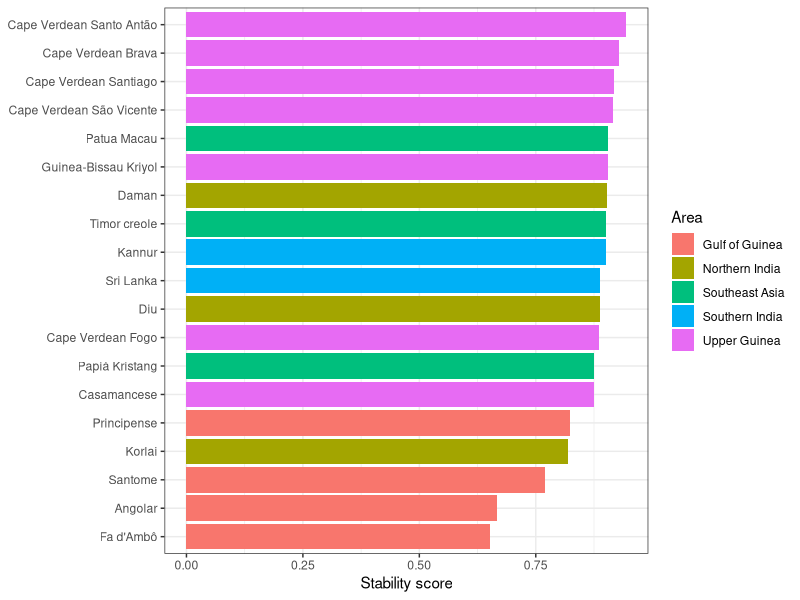
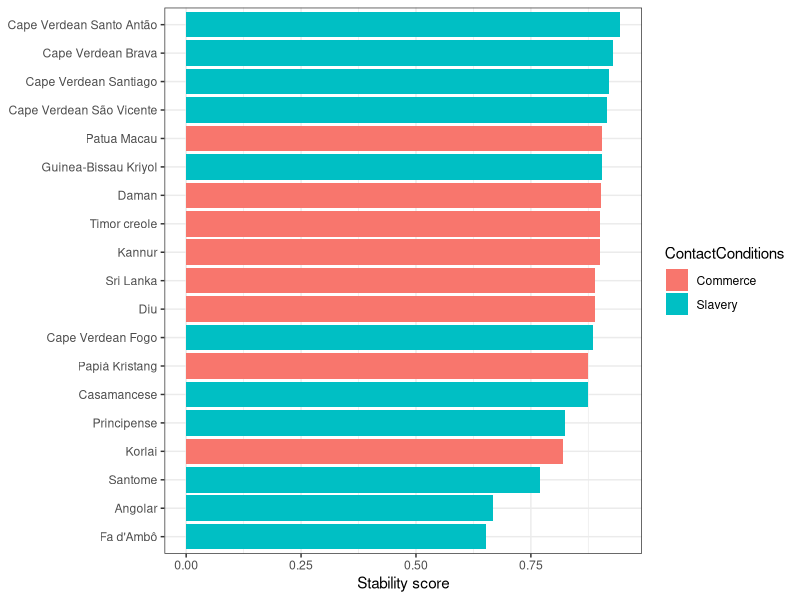
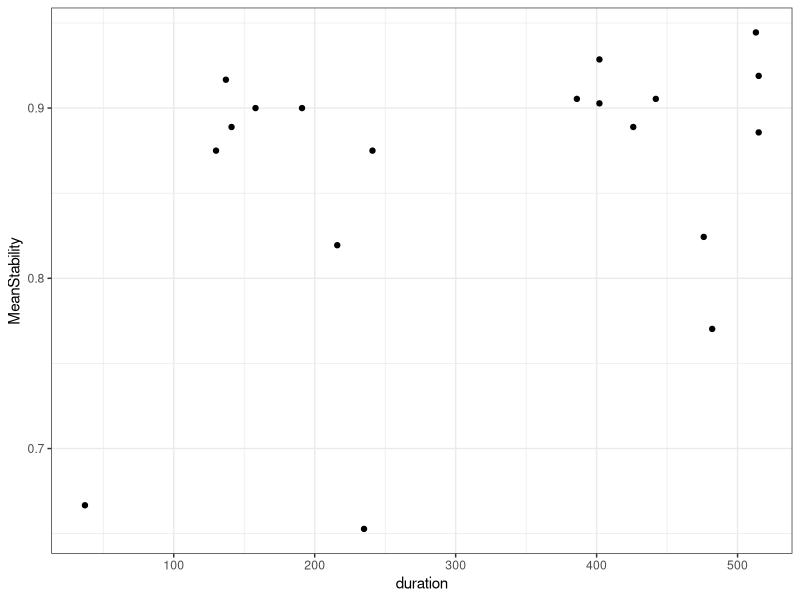
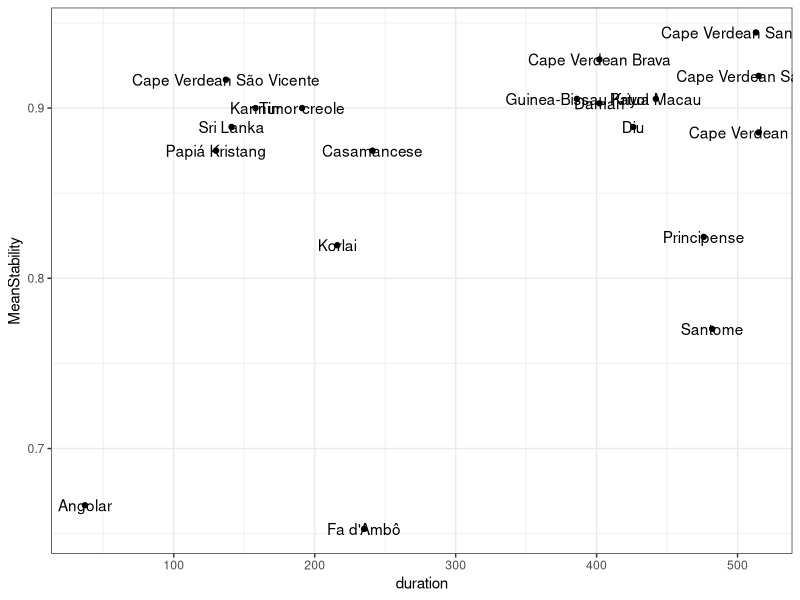
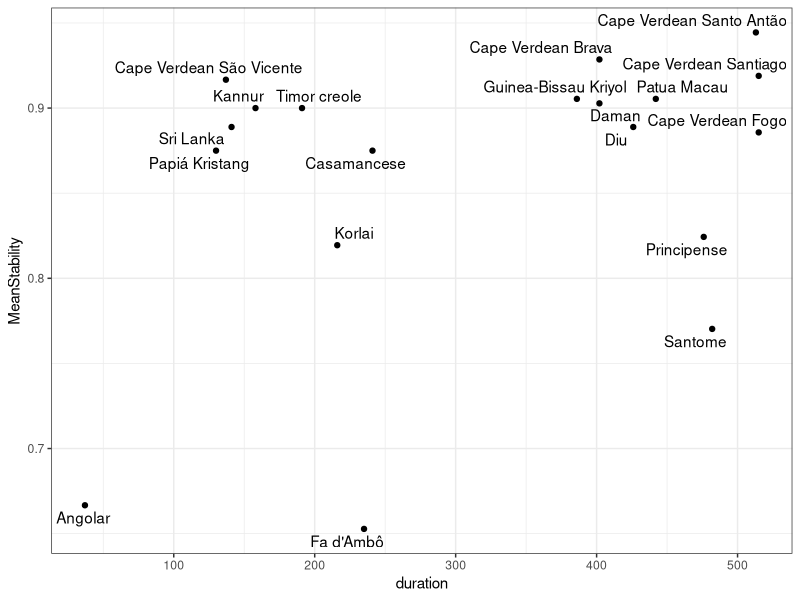
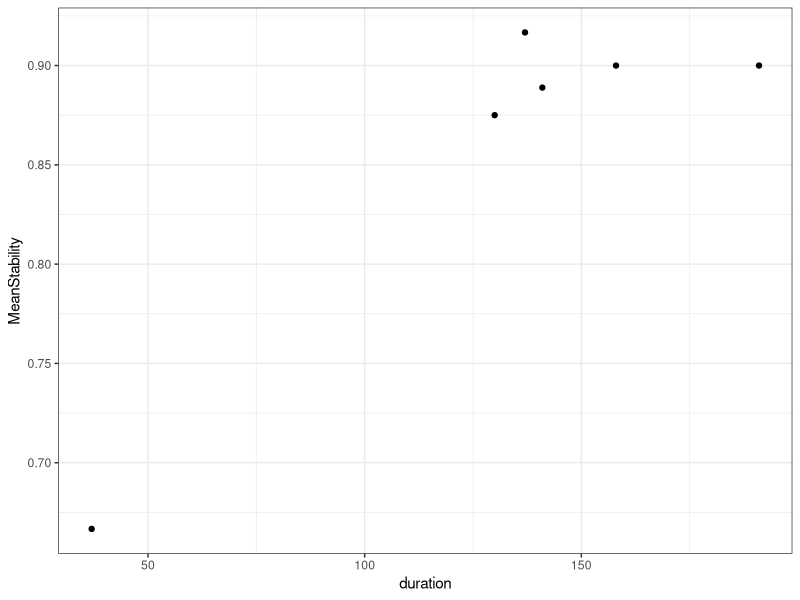
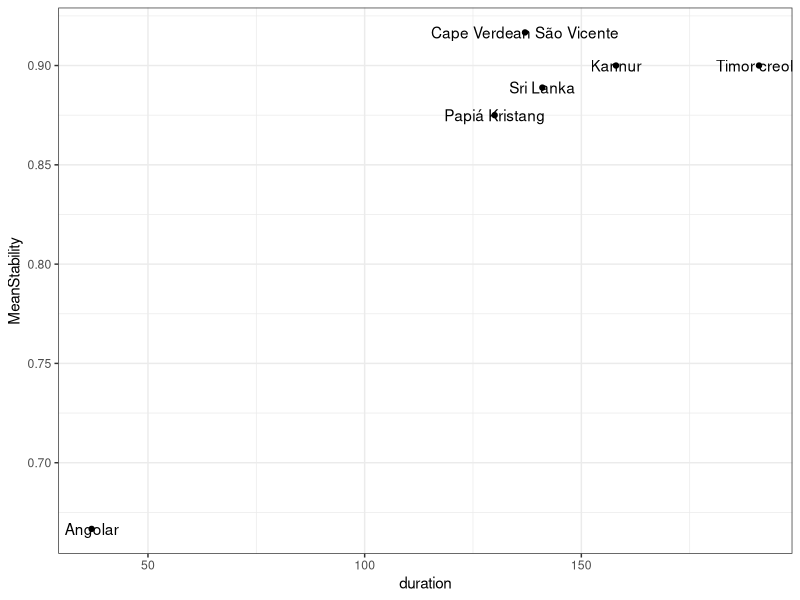
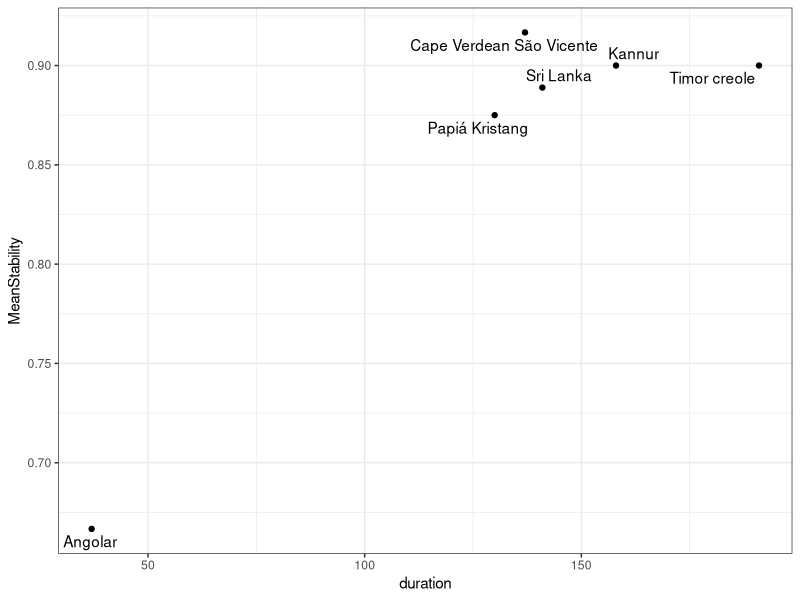

Write the R code that produced these figures, in order. (Note: this script raises an error after producing the figures.)
## ---- chunk 1
library(tidyverse)
library(knitr)
library(ggrepel)

# Set the theme for all figures
theme_set(theme_bw())
## ---- chunk 2
# Because the private token keeps resetting...
# database <- read_csv('https://raw.githubusercontent.com/CreoPhon/CreoPhonPt/main/Creoles.csv?token=AAIGDLS6YB3YSYW7QJWERXDBVYPOE')
# write_csv(database, 'database.csv')
database <- read_csv('database.csv')
## ---- chunk 3
database %>% head() %>% kable()
## ---- chunk 4
database$duration <- database$`EndOfInfluence` - database$`FirstMajorSettlement`
## ---- chunk 5
database <- mutate(database, GlobalStability = (PlaceStability + MannerStability)/2)
# table(database$Language, database$GlobalStability)
## ---- chunk 6
database <- database %>% mutate(duration_group = ifelse(duration <= 200, 'short', 'long'))
## ---- chunk 7
database <- database %>% mutate(categorical_stability = ifelse(PlaceStability == 1 & MannerStability == 1, 'no manner/no place', NA))

database <- database %>% mutate(categorical_stability = ifelse(PlaceStability == 1 & MannerStability == 0, 'manner/no place', categorical_stability))

database <- database %>% mutate(categorical_stability = ifelse(PlaceStability == 0 & MannerStability == 1, 'no manner/place', categorical_stability))

database <- database %>% mutate(categorical_stability = ifelse(PlaceStability == 0 & MannerStability == 0, 'manner/place', categorical_stability))

table(database$categorical_stability)
## ---- chunk 8
creole_stability <- database %>% group_by(Language, Area, duration, duration_group, ContactConditions) %>% summarize(MeanStability = mean(GlobalStability, na.rm = TRUE))
## ---- chunk 9
ggplot(creole_stability) + 
  geom_bar(aes(x = MeanStability, y = reorder(Language, MeanStability), fill = Area), 
           stat = "identity", show.legend = TRUE) +
  theme(axis.title.y = element_blank()) +
  labs(x = "Stability score")
## ---- chunk 10
table(creole_stability$Area)
## ---- chunk 11
ggplot(creole_stability) + 
  geom_bar(aes(x = MeanStability, y = reorder(Language, MeanStability), fill = ContactConditions), 
           stat = "identity", show.legend = TRUE) +
  theme(axis.title.y = element_blank()) +
  labs(x = "Stability score")
## ---- chunk 12
ggplot(creole_stability, aes(x=duration, y=MeanStability)) +
  geom_point()

ggplot(creole_stability, aes(x=duration, y=MeanStability)) +
  geom_point() +
  geom_text(label=creole_stability$Language)

ggplot(creole_stability, aes(x=duration, y=MeanStability)) +
  geom_point() +
  geom_text_repel(aes(label = creole_stability$Language))
## ---- chunk 13
msd <- lm(MeanStability ~ duration, data=creole_stability)
summary(msd)
## ---- chunk 14
tmp_short <- creole_stability %>% filter(duration <= 200)
tmp_long <- creole_stability %>% filter(duration > 200)
## ---- chunk 15
ggplot(tmp_short, aes(x=duration, y=MeanStability)) +
  geom_point()

ggplot(tmp_short, aes(x=duration, y=MeanStability)) +
  geom_point() +
  geom_text(label=tmp_short$Language)

ggplot(tmp_short, aes(x=duration, y=MeanStability)) +
  geom_point() +
  geom_text_repel(aes(label = tmp_short$Language))
## ---- chunk 16
ggplot(tmp_long, aes(x=duration, y=MeanStability)) +
  geom_point()

ggplot(tmp_long, aes(x=duration, y=MeanStability)) +
  geom_point() +
  geom_text(label=tmp_long$Language)

ggplot(tmp_long, aes(x=duration, y=MeanStability)) +
  geom_point() +
  geom_text_repel(aes(label = tmp_long$Language))
## ---- chunk 17
msd <- lm(MeanStability ~ duration + duration_group * duration, data=creole_stability)
summary(msd)

ggplot(creole_stability, aes(x = duration, y = MeanStability, color = duration_group)) +
  geom_smooth(method = "lm") +
  geom_point()
## ---- chunk 18
library(mgcv)
# Factorize duration_group
creole_stability$duration_group = as.factor(creole_stability$duration_group)

# Model with an interaction between duration_group and duration
# (with maximum of cubic-spline fit)
msd.gam <- gam(MeanStability ~ duration_group + s(duration, k=3) + s(duration, by=duration_group, k=3), data=creole_stability)

summary(msd.gam)

plot(msd.gam, all.terms=T, shade=T, pages=1)

qqnorm(resid(msd.gam)); qqline(resid(msd.gam))

msd.gam.trimmed <- gam(MeanStability ~ duration_group + s(duration, k=3) + s(duration, by=duration_group, k=3), data=creole_stability %>% filter(MeanStability>0.7))

summary(msd.gam.trimmed)

plot(msd.gam.trimmed, sel=1, shade=T, ylab="Effect on mean stability", xlab="Duration of influence", residuals=T, main="Main effect of duration", cex=5, pch=".", col='dodgerblue'); abline(h=0, lty=2, col="red")

plot(msd.gam.trimmed, sel=2, shade=T, ylab="Effect on mean stability", xlab="Duration of influence", main="Long-term influence", col='dodgerblue'); abline(h=0, lty=2, col="red")

plot(msd.gam.trimmed, sel=3, shade=T, ylab="Effect on mean stability", xlab="Duration of influence", main="Short-term influence", col='dodgerblue'); abline(h=0, lty=2, col="red")

# (dotted lines indicate error)
plot(msd.gam.trimmed, all.terms=T, sel=4, ylab="Effect on mean stability", xlab="Duration group", main="Main effect of duration group")

# checking out the model performance
qqnorm(resid(msd.gam.trimmed)); qqline(resid(msd.gam.trimmed)) # meh
## ---- chunk 19
ggplot(database, aes(duration, MannerStability, colour=duration_group)) + 
  geom_point() + 
  geom_smooth(method = "lm") +
  facet_wrap(~Class)
## ---- chunk 20
ggplot(database, aes(duration, GlobalStability, colour=duration_group)) + 
  geom_point() + 
  geom_smooth() +
  facet_wrap(~Class)
## ---- chunk 21
ggplot(database, aes(duration, PlaceStability, colour=duration_group)) + 
  geom_point() + 
  geom_smooth(method = "lm") +
  facet_wrap(~LexifierPhoneme)
## ---- chunk 22
ggplot(database, aes(duration, MannerStability, colour=duration_group)) + 
  geom_point() + 
  geom_smooth() +
  facet_wrap(~LexifierPhoneme)
## ---- chunk 23
ggplot(database, aes(duration, GlobalStability, colour=duration_group)) + 
  geom_point() + 
  geom_smooth() +
  facet_wrap(~LexifierPhoneme)
## ---- chunk 24
place_results <- database %>% group_by(LexifierPhoneme) %>% summarize(mplace = mean(PlaceStability, na.rm = TRUE))
manner_results <- database %>% group_by(LexifierPhoneme) %>% summarize(mmanner = mean(MannerStability, na.rm = TRUE))

consonant_stability <- left_join(place_results, manner_results, by = "LexifierPhoneme")

class <- c("nasal", "rhotic", "lateral", "fricative", "stop", "stop", "fricative", "stop", "stop", "lateral", "nasal", "nasal", "stop", "rhotic", "fricative", "stop", "affricate", "fricative", "fricative")

consonant_stability_class <- cbind(consonant_stability, class)
## ---- chunk 25
ggplot(consonant_stability, aes(y = mmanner, x = mplace, label = LexifierPhoneme, color=class)) +
  geom_point(position= "dodge") + 
  geom_text(aes(label=LexifierPhoneme), hjust=3, vjust=0) +
  theme(axis.title.x = element_blank(),
        axis.title.y = element_blank())

ggplot(consonant_stability, aes(y = mmanner, x = mplace, fill=class)) +
  geom_point(position= "dodge", aes(color=class)) + 
  geom_text_repel(aes(label = LexifierPhoneme))
## ---- chunk 26
consonant_global_stability <- mutate(consonant_stability_class, mglobal = (mmanner + mplace)/2)

ggplot(consonant_global_stability) + 
  geom_bar(aes(x = mglobal, 
               y = reorder(LexifierPhoneme, mglobal),
               fill = class), stat = "identity", show.legend = TRUE) +
  labs(x = "Stability score", y = "Phoneme", fill = "Manner")
## ---- chunk 27
# qplot(x = duration, y = MeanStability, data = consonant_global_stability, color = duration_group) +
#  geom_smooth(method = "lm") 
## ---- chunk 28
library(lmerTest)

# Factorizing
mod.db = database %>%
              as.data.frame() %>%
              mutate(categorical_stability = as.factor(categorical_stability),
              Lexifier = as.factor(Lexifier),
              CreolePhoneme = as.factor(CreolePhoneme),
              Language = as.factor(Language))

# Remove singletons/doubletons
#goodies = names(table(mod.db$CreolePhoneme)>2)

#mod.db = mod.db %>%
#         filter(CreolePhoneme %in% goodies)
## ---- chunk 29
plot(mod.db$categorical_stability, mod.db$duration, notch=T)
## ---- chunk 30
table(mod.db$categorical_stability)

# Place stability
cat.mod.place = glmer(PlaceStability ~ log(duration) + (1|CreolePhoneme), data=mod.db, family="binomial")

summary(cat.mod.place)

# Manner stability
cat.mod.manner = glmer(MannerStability ~ log(duration) + (1|CreolePhoneme), data=mod.db, family="binomial")

summary(cat.mod.manner)

# Duration group
cat.mod.group = glmer(as.factor(duration_group) ~ PlaceStability + MannerStability + (1|CreolePhoneme), data=mod.db, family="binomial", nAGQ=0)

summary(cat.mod.group)
## ---- chunk 31
data_by_position <- database %>% select(Position, LexifierPhoneme, PlaceStability, MannerStability) %>% mutate(Position = tolower(Position))

data_by_position$PlaceStability <- as.numeric(data_by_position$PlaceStability)

data_by_position$MannerStability <- as.numeric(data_by_position$MannerStability)
## ---- chunk 32
position_stability <- mutate(data_by_position, GlobalStability = (PlaceStability + MannerStability)/2)

position_results <- position_stability %>% group_by(LexifierPhoneme, Position) %>% summarize(m = mean(GlobalStability, na.rm = TRUE))
## ---- chunk 33
position_results$Position <- factor(position_results$Position, levels = c('word-initial', 'word-medial', 'word-final'))

ggplot(position_results, aes(x = LexifierPhoneme, y = m, fill = Position)) + 
  geom_col(position = position_dodge2(width = 0.9, preserve = "single")) +
  theme(axis.title.x = element_blank(),
        axis.title.y = element_blank())
## ---- chunk 34
ggplot(position_results) + 
  geom_bar(aes(x = m,
               y = reorder(LexifierPhoneme, m),
               fill = Position), 
           stat = "identity", 
           show.legend = TRUE,
           position = "dodge2") +
  labs(x = "Stability score", y = "Phoneme", fill = "Position")
## ---- chunk 35
# TODO: update what we show, flip horizontally, change colors
position_results1 <- position_results %>% pivot_wider(names_from = Position, values_from = m)

different_position <- subset(position_results1, position_results1$`word-initial` != position_results1$`word-medial` | position_results1$`word-final` != position_results1$`word-medial`)

different_position_results <- different_position %>% pivot_longer(c(`word-initial`, `word-medial`, `word-final`), names_to = "Position", values_to = "m")

different_position_results$Position <- factor(different_position_results$Position, levels = c('word-initial', 'word-medial', 'word-final'))

ggplot(different_position_results, 
       aes(x = LexifierPhoneme, y = m, fill = Position)) + 
  geom_col(position = position_dodge2(width = 0.9, preserve = "single"))
## ---- chunk 36
# TODO: reorder doesn't work here
ggplot(different_position_results) + 
  geom_bar(aes(x = m,
               y = reorder(LexifierPhoneme, m),
               fill = Position), 
           stat = "identity", 
           show.legend = TRUE,
           position = "dodge2") +
  labs(x = "Stability score", y = "Phoneme", fill = "Position")
## ---- chunk 37
m <- lm(MeanStability ~ ContactConditions, data=creole_stability)
summary(m)

ggplot(creole_stability, aes(x = ContactConditions, y = MeanStability, fill = ContactConditions)) +
  geom_smooth(method = "lm") +
  geom_violin()
## ---- chunk 38
m <- lm(MeanStability ~ duration + ContactConditions * duration, data=creole_stability)
summary(m)

ggplot(creole_stability, aes(x = duration, y = MeanStability, color = ContactConditions)) +
  geom_smooth(method = "lm") +
  geom_point()
